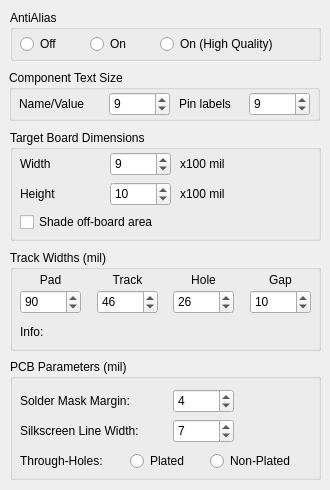
<?xml version="1.0" encoding="UTF-8"?>
<ui version="4.0">
 <class>RenderingDialog</class>
 <widget class="QDialog" name="RenderingDialog">
  <property name="geometry">
   <rect>
    <x>0</x>
    <y>0</y>
    <width>330</width>
    <height>490</height>
   </rect>
  </property>
  <property name="minimumSize">
   <size>
    <width>330</width>
    <height>490</height>
   </size>
  </property>
  <property name="maximumSize">
   <size>
    <width>330</width>
    <height>490</height>
   </size>
  </property>
  <property name="windowTitle">
   <string>Rendering Options</string>
  </property>
  <widget class="QGroupBox" name="groupBox">
   <property name="geometry">
    <rect>
     <x>10</x>
     <y>10</y>
     <width>311</width>
     <height>51</height>
    </rect>
   </property>
   <property name="title">
    <string>AntiAlias</string>
   </property>
   <widget class="QRadioButton" name="antiAliasOff">
    <property name="geometry">
     <rect>
      <x>10</x>
      <y>22</y>
      <width>61</width>
      <height>24</height>
     </rect>
    </property>
    <property name="mouseTracking">
     <bool>false</bool>
    </property>
    <property name="focusPolicy">
     <enum>Qt::NoFocus</enum>
    </property>
    <property name="text">
     <string>Off</string>
    </property>
   </widget>
   <widget class="QRadioButton" name="antiAliasOn">
    <property name="geometry">
     <rect>
      <x>80</x>
      <y>22</y>
      <width>61</width>
      <height>24</height>
     </rect>
    </property>
    <property name="mouseTracking">
     <bool>false</bool>
    </property>
    <property name="focusPolicy">
     <enum>Qt::NoFocus</enum>
    </property>
    <property name="text">
     <string>On</string>
    </property>
   </widget>
   <widget class="QRadioButton" name="antiAliasHigh">
    <property name="geometry">
     <rect>
      <x>150</x>
      <y>22</y>
      <width>151</width>
      <height>24</height>
     </rect>
    </property>
    <property name="mouseTracking">
     <bool>false</bool>
    </property>
    <property name="focusPolicy">
     <enum>Qt::NoFocus</enum>
    </property>
    <property name="text">
     <string>On (High Quality)</string>
    </property>
   </widget>
  </widget>
  <widget class="QGroupBox" name="groupBox_2">
   <property name="geometry">
    <rect>
     <x>9</x>
     <y>70</y>
     <width>311</width>
     <height>51</height>
    </rect>
   </property>
   <property name="title">
    <string>Component Text Size</string>
   </property>
   <widget class="QSpinBox" name="spinBox">
    <property name="geometry">
     <rect>
      <x>100</x>
      <y>22</y>
      <width>61</width>
      <height>24</height>
     </rect>
    </property>
    <property name="toolTip">
     <string>Text size for part Name/Value labels</string>
    </property>
    <property name="minimum">
     <number>5</number>
    </property>
    <property name="maximum">
     <number>11</number>
    </property>
    <property name="value">
     <number>9</number>
    </property>
   </widget>
   <widget class="QLabel" name="label">
    <property name="geometry">
     <rect>
      <x>10</x>
      <y>22</y>
      <width>91</width>
      <height>24</height>
     </rect>
    </property>
    <property name="text">
     <string>Name/Value</string>
    </property>
   </widget>
   <widget class="QSpinBox" name="spinBox_2">
    <property name="geometry">
     <rect>
      <x>240</x>
      <y>22</y>
      <width>61</width>
      <height>24</height>
     </rect>
    </property>
    <property name="toolTip">
     <string>Text size for pin labels</string>
    </property>
    <property name="minimum">
     <number>5</number>
    </property>
    <property name="maximum">
     <number>11</number>
    </property>
    <property name="value">
     <number>9</number>
    </property>
   </widget>
   <widget class="QLabel" name="label_2">
    <property name="geometry">
     <rect>
      <x>170</x>
      <y>22</y>
      <width>71</width>
      <height>24</height>
     </rect>
    </property>
    <property name="text">
     <string>Pin labels</string>
    </property>
   </widget>
  </widget>
  <widget class="QGroupBox" name="groupBox_3">
   <property name="geometry">
    <rect>
     <x>10</x>
     <y>130</y>
     <width>311</width>
     <height>111</height>
    </rect>
   </property>
   <property name="title">
    <string>Target Board Dimensions</string>
   </property>
   <widget class="QCheckBox" name="checkBox">
    <property name="geometry">
     <rect>
      <x>10</x>
      <y>80</y>
      <width>291</width>
      <height>24</height>
     </rect>
    </property>
    <property name="mouseTracking">
     <bool>false</bool>
    </property>
    <property name="focusPolicy">
     <enum>Qt::NoFocus</enum>
    </property>
    <property name="toolTip">
     <string>Draw area outside the target board in a darker shade</string>
    </property>
    <property name="text">
     <string>Shade off-board area</string>
    </property>
   </widget>
   <widget class="QLabel" name="label_6">
    <property name="geometry">
     <rect>
      <x>10</x>
      <y>22</y>
      <width>91</width>
      <height>24</height>
     </rect>
    </property>
    <property name="text">
     <string>Width</string>
    </property>
   </widget>
   <widget class="QSpinBox" name="spinBox_Height">
    <property name="geometry">
     <rect>
      <x>100</x>
      <y>52</y>
      <width>61</width>
      <height>24</height>
     </rect>
    </property>
    <property name="toolTip">
     <string>Height of target board</string>
    </property>
    <property name="minimum">
     <number>1</number>
    </property>
    <property name="maximum">
     <number>999</number>
    </property>
    <property name="value">
     <number>10</number>
    </property>
   </widget>
   <widget class="QSpinBox" name="spinBox_Width">
    <property name="geometry">
     <rect>
      <x>100</x>
      <y>22</y>
      <width>61</width>
      <height>24</height>
     </rect>
    </property>
    <property name="toolTip">
     <string>Width of target board</string>
    </property>
    <property name="minimum">
     <number>1</number>
    </property>
    <property name="maximum">
     <number>999</number>
    </property>
    <property name="value">
     <number>9</number>
    </property>
   </widget>
   <widget class="QLabel" name="label_5">
    <property name="geometry">
     <rect>
      <x>10</x>
      <y>52</y>
      <width>91</width>
      <height>24</height>
     </rect>
    </property>
    <property name="text">
     <string>Height</string>
    </property>
   </widget>
   <widget class="QLabel" name="label_units_3">
    <property name="geometry">
     <rect>
      <x>170</x>
      <y>22</y>
      <width>61</width>
      <height>24</height>
     </rect>
    </property>
    <property name="text">
     <string>x100 mil</string>
    </property>
    <property name="alignment">
     <set>Qt::AlignLeading|Qt::AlignLeft|Qt::AlignVCenter</set>
    </property>
   </widget>
   <widget class="QLabel" name="label_units_4">
    <property name="geometry">
     <rect>
      <x>170</x>
      <y>52</y>
      <width>61</width>
      <height>24</height>
     </rect>
    </property>
    <property name="text">
     <string>x100 mil</string>
    </property>
    <property name="alignment">
     <set>Qt::AlignLeading|Qt::AlignLeft|Qt::AlignVCenter</set>
    </property>
   </widget>
  </widget>
  <widget class="QGroupBox" name="groupBox_widths">
   <property name="geometry">
    <rect>
     <x>10</x>
     <y>250</y>
     <width>311</width>
     <height>101</height>
    </rect>
   </property>
   <property name="title">
    <string>Track Widths (mil)</string>
   </property>
   <widget class="QSpinBox" name="holeWidth">
    <property name="geometry">
     <rect>
      <x>163</x>
      <y>40</y>
      <width>61</width>
      <height>24</height>
     </rect>
    </property>
    <property name="toolTip">
     <string>Hole width (1 mil = 0.001 inches)</string>
    </property>
    <property name="minimum">
     <number>20</number>
    </property>
    <property name="maximum">
     <number>40</number>
    </property>
    <property name="singleStep">
     <number>2</number>
    </property>
    <property name="value">
     <number>26</number>
    </property>
   </widget>
   <widget class="QSpinBox" name="padWidth">
    <property name="geometry">
     <rect>
      <x>10</x>
      <y>40</y>
      <width>61</width>
      <height>24</height>
     </rect>
    </property>
    <property name="toolTip">
     <string>Pad width (1 mil = 0.001 inches)</string>
    </property>
    <property name="minimum">
     <number>50</number>
    </property>
    <property name="maximum">
     <number>98</number>
    </property>
    <property name="singleStep">
     <number>2</number>
    </property>
    <property name="value">
     <number>90</number>
    </property>
   </widget>
   <widget class="QLabel" name="label_pad">
    <property name="geometry">
     <rect>
      <x>10</x>
      <y>18</y>
      <width>61</width>
      <height>24</height>
     </rect>
    </property>
    <property name="text">
     <string>Pad</string>
    </property>
    <property name="alignment">
     <set>Qt::AlignCenter</set>
    </property>
   </widget>
   <widget class="QLabel" name="label_track">
    <property name="geometry">
     <rect>
      <x>87</x>
      <y>18</y>
      <width>61</width>
      <height>24</height>
     </rect>
    </property>
    <property name="text">
     <string>Track</string>
    </property>
    <property name="alignment">
     <set>Qt::AlignCenter</set>
    </property>
   </widget>
   <widget class="QLabel" name="label_hole">
    <property name="geometry">
     <rect>
      <x>163</x>
      <y>18</y>
      <width>61</width>
      <height>24</height>
     </rect>
    </property>
    <property name="text">
     <string>Hole</string>
    </property>
    <property name="alignment">
     <set>Qt::AlignCenter</set>
    </property>
   </widget>
   <widget class="QSpinBox" name="trackWidth">
    <property name="geometry">
     <rect>
      <x>87</x>
      <y>40</y>
      <width>61</width>
      <height>24</height>
     </rect>
    </property>
    <property name="toolTip">
     <string>Track width (1 mil = 0.001 inches)</string>
    </property>
    <property name="minimum">
     <number>30</number>
    </property>
    <property name="maximum">
     <number>50</number>
    </property>
    <property name="singleStep">
     <number>2</number>
    </property>
    <property name="value">
     <number>46</number>
    </property>
   </widget>
   <widget class="QSpinBox" name="gapWidth">
    <property name="geometry">
     <rect>
      <x>240</x>
      <y>40</y>
      <width>61</width>
      <height>24</height>
     </rect>
    </property>
    <property name="toolTip">
     <string>Track width (1 mil = 0.001 inches)</string>
    </property>
    <property name="minimum">
     <number>5</number>
    </property>
    <property name="maximum">
     <number>30</number>
    </property>
    <property name="singleStep">
     <number>1</number>
    </property>
    <property name="value">
     <number>10</number>
    </property>
   </widget>
   <widget class="QLabel" name="label_gap">
    <property name="geometry">
     <rect>
      <x>240</x>
      <y>18</y>
      <width>61</width>
      <height>24</height>
     </rect>
    </property>
    <property name="text">
     <string>Gap</string>
    </property>
    <property name="alignment">
     <set>Qt::AlignCenter</set>
    </property>
   </widget>
   <widget class="QLabel" name="label_info">
    <property name="geometry">
     <rect>
      <x>10</x>
      <y>70</y>
      <width>281</width>
      <height>24</height>
     </rect>
    </property>
    <property name="text">
     <string>Info:</string>
    </property>
    <property name="alignment">
     <set>Qt::AlignLeading|Qt::AlignLeft|Qt::AlignVCenter</set>
    </property>
   </widget>
  </widget>
  <widget class="QGroupBox" name="groupBox_4">
   <property name="geometry">
    <rect>
     <x>10</x>
     <y>359</y>
     <width>311</width>
     <height>121</height>
    </rect>
   </property>
   <property name="title">
    <string>PCB Parameters (mil)</string>
   </property>
   <widget class="QLabel" name="label_mask">
    <property name="geometry">
     <rect>
      <x>10</x>
      <y>30</y>
      <width>141</width>
      <height>24</height>
     </rect>
    </property>
    <property name="text">
     <string>Solder Mask Margin:</string>
    </property>
    <property name="alignment">
     <set>Qt::AlignLeading|Qt::AlignLeft|Qt::AlignVCenter</set>
    </property>
   </widget>
   <widget class="QLabel" name="label_silk">
    <property name="geometry">
     <rect>
      <x>10</x>
      <y>60</y>
      <width>141</width>
      <height>24</height>
     </rect>
    </property>
    <property name="text">
     <string>Silkscreen Line Width:</string>
    </property>
    <property name="alignment">
     <set>Qt::AlignLeading|Qt::AlignLeft|Qt::AlignVCenter</set>
    </property>
   </widget>
   <widget class="QSpinBox" name="maskWidth">
    <property name="geometry">
     <rect>
      <x>163</x>
      <y>30</y>
      <width>61</width>
      <height>24</height>
     </rect>
    </property>
    <property name="toolTip">
     <string>Solder mask margin (1 mil = 0.001 inches)</string>
    </property>
    <property name="minimum">
     <number>0</number>
    </property>
    <property name="maximum">
     <number>10</number>
    </property>
    <property name="singleStep">
     <number>1</number>
    </property>
    <property name="value">
     <number>4</number>
    </property>
   </widget>
   <widget class="QSpinBox" name="silkWidth">
    <property name="geometry">
     <rect>
      <x>163</x>
      <y>60</y>
      <width>61</width>
      <height>24</height>
     </rect>
    </property>
    <property name="toolTip">
     <string>Silkscreen line width (1 mil = 0.001 inches)</string>
    </property>
    <property name="minimum">
     <number>1</number>
    </property>
    <property name="maximum">
     <number>10</number>
    </property>
    <property name="singleStep">
     <number>1</number>
    </property>
    <property name="value">
     <number>7</number>
    </property>
   </widget>
   <widget class="QRadioButton" name="holePTH">
    <property name="geometry">
     <rect>
      <x>120</x>
      <y>90</y>
      <width>71</width>
      <height>24</height>
     </rect>
    </property>
    <property name="text">
     <string>Plated</string>
    </property>
   </widget>
   <widget class="QRadioButton" name="holeNPTH">
    <property name="geometry">
     <rect>
      <x>200</x>
      <y>90</y>
      <width>101</width>
      <height>24</height>
     </rect>
    </property>
    <property name="text">
     <string>Non-Plated</string>
    </property>
   </widget>
   <widget class="QLabel" name="label_holetype">
    <property name="geometry">
     <rect>
      <x>10</x>
      <y>90</y>
      <width>101</width>
      <height>24</height>
     </rect>
    </property>
    <property name="text">
     <string>Through-Holes:</string>
    </property>
    <property name="alignment">
     <set>Qt::AlignLeading|Qt::AlignLeft|Qt::AlignVCenter</set>
    </property>
   </widget>
  </widget>
 </widget>
 <resources/>
 <connections/>
</ui>
